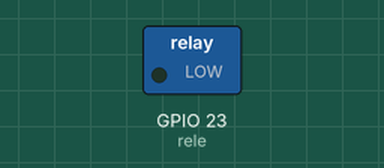
Simulated run of this sketch. Board: ESP32. Shown: switched loads named in the sketch (green lamp = pin HIGH). Dashed ring = blinking. What the sketch prints to the serial monitor is not drawn.

Above: at 0.5 s.
Timing chart, 0 to 4.6 s (numbered marks = the images above):
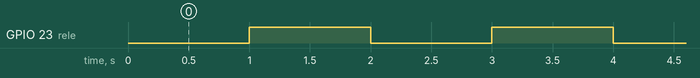

Measured:
- by itself, GPIO 23 (rele): alternates HIGH for 1.0 s and LOW for 1.0 s

The sketch:

Rele.ino
```cpp
#define rele 23

void setup() {
  Serial.begin(115200);
  pinMode(rele, OUTPUT);
  Serial.println("Ativando o relé...");
}

void loop() {
  digitalWrite(rele, LOW);
  delay(1000);
  digitalWrite(rele, HIGH);
  delay(1000);
}
```
